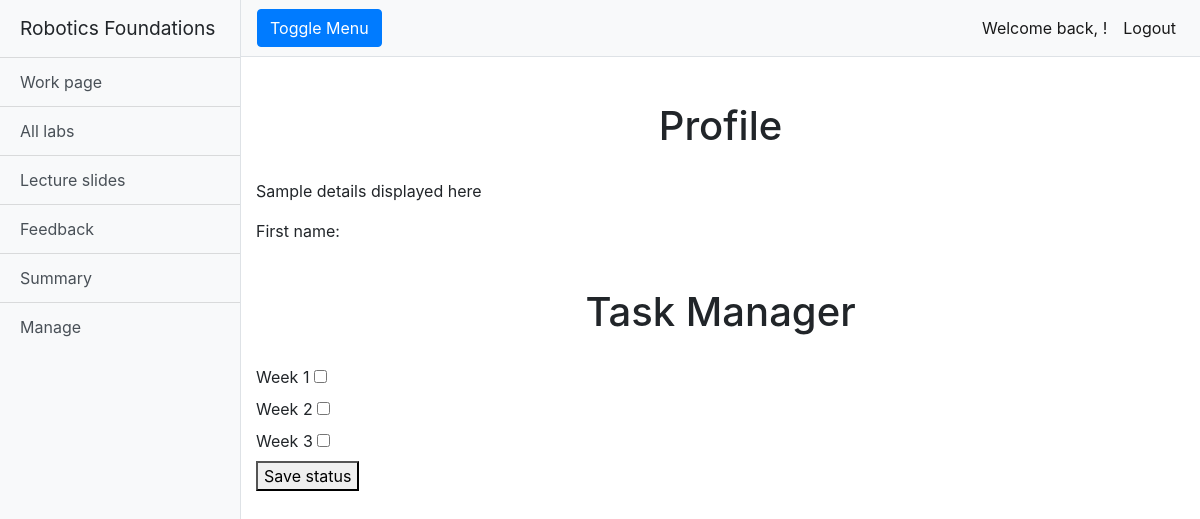
Page /rfwa/summary/nicholas/ (signed in) on the earlier database version.
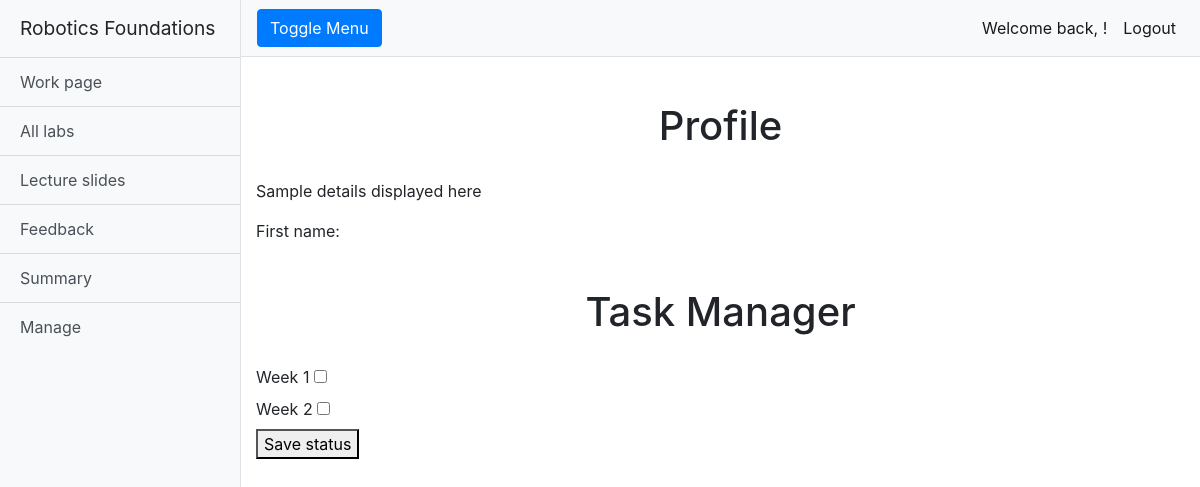
Same page on the later database version.
### rfwa/models.py (models this page shows, shortened)
class Lab(models.Model):
    name = models.CharField(max_length=128)
    description = models.TextField(max_length=2048)
    open_Date = models.DateTimeField()
    close_Date = models.DateTimeField()
    lab_Files = models.FileField(upload_to='labs/')
    slug = models.SlugField(primary_key=True, blank=True)

### rfwa/views.py (the view)
# urls.py: path('summary/<str:username>/', views.summary, name='summary'),
@login_required
def summary(request, username):
    user = User.objects.get(username=username)
    labs = Lab.objects.order_by('close_Date')
    context_dict = {'user': user, 'labs': labs}
    return render(request, 'rfwa/summary.html', context_dict)

### templates/rfwa/summary.html (shortened to what this page needs)
{% extends "rfwa/base.html" %}
{% load static %}
{% block body_block %}
<div class="container-fluid">
  <h1 class="mt-4">Profile</h1>
  <p>Sample details displayed here</p>
  <p>First name: {{user.first_name}}</p>
  <h1 class="mt-4">Task Manager</h1>
  <div id="checkbox-container">
    {% for lab in labs %}
    <div>
      <label for="option1">{{lab.name}}</label>
      <input type="checkbox" id="{{lab.name}}" class="test">
    </div>
    {% endfor %}
    <button type="button" onClick="save()">Save status</button>
  </div>
</div>
{% endblock %}

Differences in the rows shown:
removed Lab: name "Week 3"
